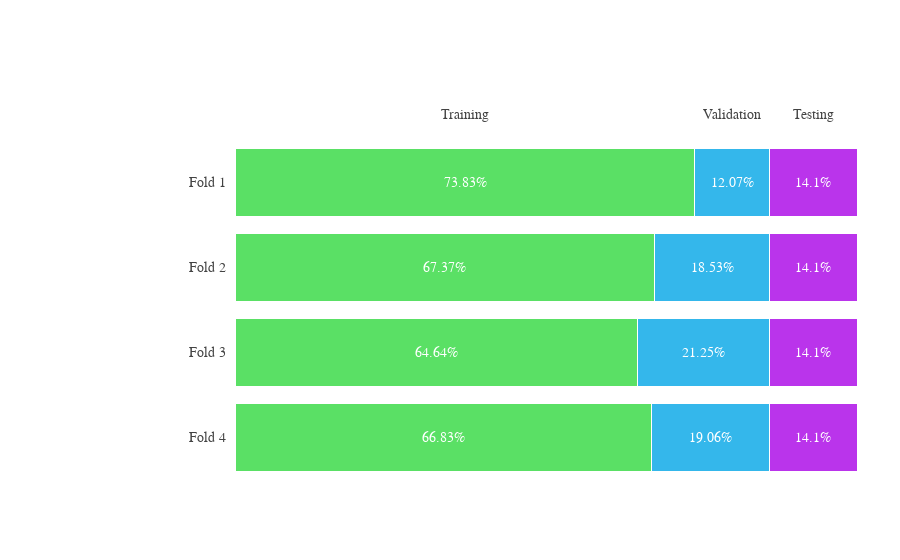

Notebook code for this chart:
### Code cell
import plotly.graph_objects as go

top_labels = ['Training', 'Validation', 'Testing']

colors = ['#5ae065', '#34b7eb', '#ba34eb', '#5ae065', '#34b7eb', '#ba34eb']

x_data = [[4459, 1272, 941],  # fold 4
          [4313, 1418, 941],  # fold 3
          [4495, 1236, 941],  # fold 2
          [4926, 805, 941]]   # fold 1
x_data = [[round(value/sum(bar)*100, 2) for value in bar] for bar in x_data]

y_data = ['Fold 4',
          'Fold 3',
          'Fold 2',
          'Fold 1']

fig = go.Figure()

for i in range(0, len(x_data[0])):
    for xd, yd in zip(x_data, y_data):
        fig.add_trace(go.Bar(
            x=[xd[i]], y=[yd],
            orientation='h',
            marker=dict(
                color=colors[i],
                line=dict(color='rgb(255, 255, 255)', width=1)
            )
        ))


annotations = []

for yd, xd in zip(y_data, x_data):
    # labeling the y-axis
    annotations.append(dict(xref='paper', yref='y',
                            x=0.14, y=yd,
                            xanchor='right',
                            text=str(yd),
                            font=dict(family='Arial', size=14,
                                      color='rgb(67, 67, 67)'),
                            showarrow=False, align='right'))
    # labeling the first percentage of each bar (x_axis)
    annotations.append(dict(xref='x', yref='y',
                            x=xd[0] / 2, y=yd,
                            text=str(xd[0]) + '%',
                            font=dict(family='Arial', size=14,
                                      color='rgb(255, 255, 255)'),
                            showarrow=False))
    # labeling the first Likert scale (on the top)
    if yd == y_data[-1]:
        annotations.append(dict(xref='x', yref='paper',
                                x=xd[0] / 2, y=1.1,
                                text=top_labels[0],
                                font=dict(family='Arial', size=14,
                                          color='rgb(67, 67, 67)'),
                                showarrow=False))
    space = xd[0]
    for i in range(1, len(xd)):
            # labeling the rest of percentages for each bar (x_axis)
            annotations.append(dict(xref='x', yref='y',
                                    x=space + (xd[i]/2), y=yd,
                                    text=str(xd[i]) + '%',
                                    font=dict(family='Arial', size=14,
                                              color='rgb(255, 255, 255)'),
                                    showarrow=False))
            # labeling the Likert scale
            if yd == y_data[-1]:
                annotations.append(dict(xref='x', yref='paper',
                                        x=space + (xd[i]/2), y=1.1,
                                        text=top_labels[i],
                                        font=dict(family='Arial', size=14,
                                                  color='rgb(67, 67, 67)'),
                                        showarrow=False))
            space += xd[i]


fig.update_layout(annotations=annotations)
fig.update_layout(
    xaxis=dict(
        showgrid=False,
        showline=False,
        showticklabels=False,
        zeroline=False,
        domain=[0.15, 1]
    ),
    yaxis=dict(
        showgrid=False,
        showline=False,
        showticklabels=False,
        zeroline=False,
    ),
    barmode='stack',
    paper_bgcolor='rgb(255, 255, 255)',
    plot_bgcolor='rgb(255, 255, 255)',
    margin=dict(l=120, r=10, t=140, b=80),
    font=dict(
        family="Times New Roman",
        size=30,
        color="Black"
    ),
    showlegend=False
)


fig.show()

### Figure 1 — Plotly figure (JSON) as saved in the notebook; plotly's stock layout.template omitted (floating-point values rounded to 4 significant figures)
{"data": [{"marker": {"color": "#5ae065", "line": {"color": "rgb(255, 255, 255)", "width": 1}}, "orientation": "h", "type": "bar", "x": [66.83], "y": ["Fold 4"]}, {"marker": {"color": "#5ae065", "line": {"color": "rgb(255, 255, 255)", "width": 1}}, "orientation": "h", "type": "bar", "x": [64.64], "y": ["Fold 3"]}, {"marker": {"color": "#5ae065", "line": {"color": "rgb(255, 255, 255)", "width": 1}}, "orientation": "h", "type": "bar", "x": [67.37], "y": ["Fold 2"]}, {"marker": {"color": "#5ae065", "line": {"color": "rgb(255, 255, 255)", "width": 1}}, "orientation": "h", "type": "bar", "x": [73.83], "y": ["Fold 1"]}, {"marker": {"color": "#34b7eb", "line": {"color": "rgb(255, 255, 255)", "width": 1}}, "orientation": "h", "type": "bar", "x": [19.06], "y": ["Fold 4"]}, {"marker": {"color": "#34b7eb", "line": {"color": "rgb(255, 255, 255)", "width": 1}}, "orientation": "h", "type": "bar", "x": [21.25], "y": ["Fold 3"]}, {"marker": {"color": "#34b7eb", "line": {"color": "rgb(255, 255, 255)", "width": 1}}, "orientation": "h", "type": "bar", "x": [18.53], "y": ["Fold 2"]}, {"marker": {"color": "#34b7eb", "line": {"color": "rgb(255, 255, 255)", "width": 1}}, "orientation": "h", "type": "bar", "x": [12.07], "y": ["Fold 1"]}, {"marker": {"color": "#ba34eb", "line": {"color": "rgb(255, 255, 255)", "width": 1}}, "orientation": "h", "type": "bar", "x": [14.1], "y": ["Fold 4"]}, {"marker": {"color": "#ba34eb", "line": {"color": "rgb(255, 255, 255)", "width": 1}}, "orientation": "h", "type": "bar", "x": [14.1], "y": ["Fold 3"]}, {"marker": {"color": "#ba34eb", "line": {"color": "rgb(255, 255, 255)", "width": 1}}, "orientation": "h", "type": "bar", "x": [14.1], "y": ["Fold 2"]}, {"marker": {"color": "#ba34eb", "line": {"color": "rgb(255, 255, 255)", "width": 1}}, "orientation": "h", "type": "bar", "x": [14.1], "y": ["Fold 1"]}], "layout": {"annotations": [{"align": "right", "font": {"color": "rgb(67, 67, 67)", "family": "Arial", "size": 14}, "showarrow": false, "text": "Fold 4", "x": 0.14, "xanchor": "right", "xref": "paper", "y": "Fold 4", "yref": "y"}, {"font": {"color": "rgb(255, 255, 255)", "family": "Arial", "size": 14}, "showarrow": false, "text": "66.83%", "x": 33.41, "xref": "x", "y": "Fold 4", "yref": "y"}, {"font": {"color": "rgb(255, 255, 255)", "family": "Arial", "size": 14}, "showarrow": false, "text": "19.06%", "x": 76.36, "xref": "x", "y": "Fold 4", "yref": "y"}, {"font": {"color": "rgb(255, 255, 255)", "family": "Arial", "size": 14}, "showarrow": false, "text": "14.1%", "x": 92.94, "xref": "x", "y": "Fold 4", "yref": "y"}, {"align": "right", "font": {"color": "rgb(67, 67, 67)", "family": "Arial", "size": 14}, "showarrow": false, "text": "Fold 3", "x": 0.14, "xanchor": "right", "xref": "paper", "y": "Fold 3", "yref": "y"}, {"font": {"color": "rgb(255, 255, 255)", "family": "Arial", "size": 14}, "showarrow": false, "text": "64.64%", "x": 32.32, "xref": "x", "y": "Fold 3", "yref": "y"}, {"font": {"color": "rgb(255, 255, 255)", "family": "Arial", "size": 14}, "showarrow": false, "text": "21.25%", "x": 75.27, "xref": "x", "y": "Fold 3", "yref": "y"}, {"font": {"color": "rgb(255, 255, 255)", "family": "Arial", "size": 14}, "showarrow": false, "text": "14.1%", "x": 92.94, "xref": "x", "y": "Fold 3", "yref": "y"}, {"align": "right", "font": {"color": "rgb(67, 67, 67)", "family": "Arial", "size": 14}, "showarrow": false, "text": "Fold 2", "x": 0.14, "xanchor": "right", "xref": "paper", "y": "Fold 2", "yref": "y"}, {"font": {"color": "rgb(255, 255, 255)", "family": "Arial", "size": 14}, "showarrow": false, "text": "67.37%", "x": 33.69, "xref": "x", "y": "Fold 2", "yref": "y"}, {"font": {"color": "rgb(255, 255, 255)", "family": "Arial", "size": 14}, "showarrow": false, "text": "18.53%", "x": 76.64, "xref": "x", "y": "Fold 2", "yref": "y"}, {"font": {"color": "rgb(255, 255, 255)", "family": "Arial", "size": 14}, "showarrow": false, "text": "14.1%", "x": 92.95, "xref": "x", "y": "Fold 2", "yref": "y"}, {"align": "right", "font": {"color": "rgb(67, 67, 67)", "family": "Arial", "size": 14}, "showarrow": false, "text": "Fold 1", "x": 0.14, "xanchor": "right", "xref": "paper", "y": "Fold 1", "yref": "y"}, {"font": {"color": "rgb(255, 255, 255)", "family": "Arial", "size": 14}, "showarrow": false, "text": "73.83%", "x": 36.91, "xref": "x", "y": "Fold 1", "yref": "y"}, {"font": {"color": "rgb(67, 67, 67)", "family": "Arial", "size": 14}, "showarrow": false, "text": "Training", "x": 36.91, "xref": "x", "y": 1.1, "yref": "paper"}, {"font": {"color": "rgb(255, 255, 255)", "family": "Arial", "size": 14}, "showarrow": false, "text": "12.07%", "x": 79.86, "xref": "x", "y": "Fold 1", "yref": "y"}, {"font": {"color": "rgb(67, 67, 67)", "family": "Arial", "size": 14}, "showarrow": false, "text": "Validation", "x": 79.86, "xref": "x", "y": 1.1, "yref": "paper"}, {"font": {"color": "rgb(255, 255, 255)", "family": "Arial", "size": 14}, "showarrow": false, "text": "14.1%", "x": 92.95, "xref": "x", "y": "Fold 1", "yref": "y"}, {"font": {"color": "rgb(67, 67, 67)", "family": "Arial", "size": 14}, "showarrow": false, "text": "Testing", "x": 92.95, "xref": "x", "y": 1.1, "yref": "paper"}], "barmode": "stack", "font": {"color": "Black", "family": "Times New Roman", "size": 30}, "margin": {"b": 80, "l": 120, "r": 10, "t": 140}, "paper_bgcolor": "rgb(255, 255, 255)", "plot_bgcolor": "rgb(255, 255, 255)", "showlegend": false, "xaxis": {"domain": [0.15, 1], "showgrid": false, "showline": false, "showticklabels": false, "zeroline": false}, "yaxis": {"showgrid": false, "showline": false, "showticklabels": false, "zeroline": false}}}
